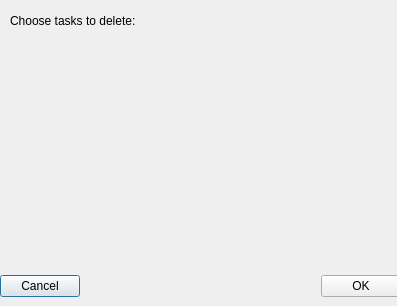
<?xml version="1.0" encoding="UTF-8"?>
<ui version="4.0">
 <class>RemoveTaskDialog</class>
 <widget class="QDialog" name="RemoveTaskDialog">
  <property name="geometry">
   <rect>
    <x>0</x>
    <y>0</y>
    <width>397</width>
    <height>306</height>
   </rect>
  </property>
  <property name="windowTitle">
   <string>Dialog</string>
  </property>
  <widget class="QWidget" name="layoutWidget">
   <property name="geometry">
    <rect>
     <x>0</x>
     <y>270</y>
     <width>401</width>
     <height>33</height>
    </rect>
   </property>
   <layout class="QHBoxLayout">
    <property name="spacing">
     <number>6</number>
    </property>
    <property name="margin" stdset="0">
     <number>0</number>
    </property>
    <item>
     <widget class="QPushButton" name="cancelButton">
      <property name="text">
       <string>Cancel</string>
      </property>
     </widget>
    </item>
    <item>
     <spacer>
      <property name="orientation">
       <enum>Qt::Horizontal</enum>
      </property>
      <property name="sizeHint" stdset="0">
       <size>
        <width>131</width>
        <height>31</height>
       </size>
      </property>
     </spacer>
    </item>
    <item>
     <widget class="QPushButton" name="okButton">
      <property name="text">
       <string>OK</string>
      </property>
     </widget>
    </item>
   </layout>
  </widget>
  <widget class="QLabel" name="taskToDeleteLabel">
   <property name="geometry">
    <rect>
     <x>10</x>
     <y>0</y>
     <width>391</width>
     <height>41</height>
    </rect>
   </property>
   <property name="text">
    <string>Choose tasks to delete:</string>
   </property>
  </widget>
  <widget class="QWidget" name="verticalLayoutWidget">
   <property name="geometry">
    <rect>
     <x>10</x>
     <y>30</y>
     <width>381</width>
     <height>231</height>
    </rect>
   </property>
   <layout class="QVBoxLayout" name="mainLayout"/>
  </widget>
 </widget>
 <resources/>
 <connections>
  <connection>
   <sender>okButton</sender>
   <signal>clicked()</signal>
   <receiver>RemoveTaskDialog</receiver>
   <slot>accept()</slot>
   <hints>
    <hint type="sourcelabel">
     <x>278</x>
     <y>253</y>
    </hint>
    <hint type="destinationlabel">
     <x>96</x>
     <y>254</y>
    </hint>
   </hints>
  </connection>
  <connection>
   <sender>cancelButton</sender>
   <signal>clicked()</signal>
   <receiver>RemoveTaskDialog</receiver>
   <slot>reject()</slot>
   <hints>
    <hint type="sourcelabel">
     <x>369</x>
     <y>253</y>
    </hint>
    <hint type="destinationlabel">
     <x>179</x>
     <y>282</y>
    </hint>
   </hints>
  </connection>
 </connections>
</ui>
